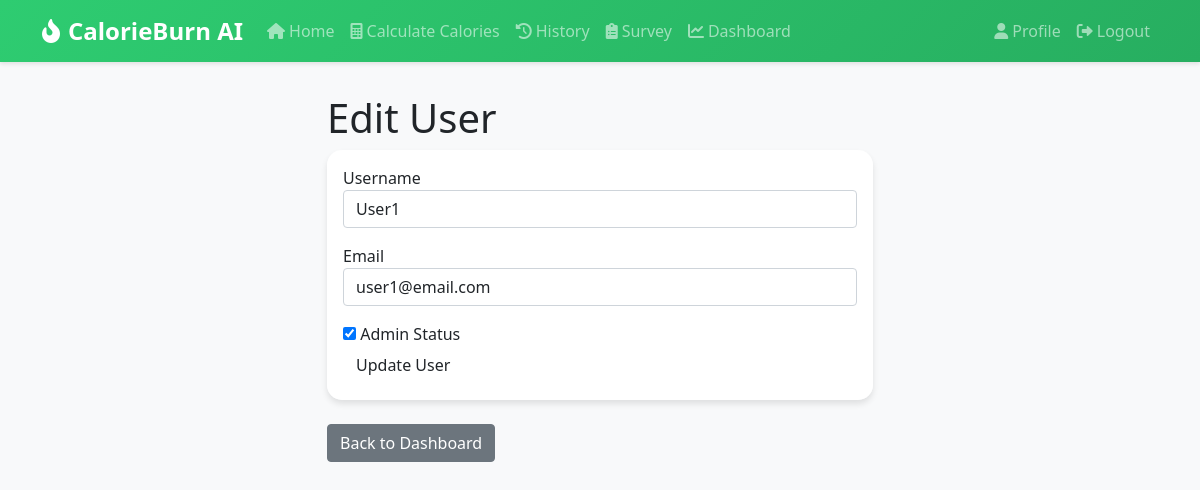
Page /admin/user/1 (signed in) on the committed database.
### app/models/user.py (models this page shows, shortened)
class User(UserMixin, db.Model):
    id = db.Column(db.Integer, primary_key=True)
    username = db.Column(db.String(64), unique=True, nullable=False)
    email = db.Column(db.String(120), unique=True, nullable=False)
    password_hash = db.Column(db.String(128))
    is_admin = db.Column(db.Boolean, default=False)
    created_at = db.Column(db.DateTime, default=datetime.utcnow)
    profile = db.relationship('UserProfile', backref='user', uselist=False, cascade="all, delete-orphan")
    predictions = db.relationship('Prediction', backref='user', lazy='dynamic', cascade="all, delete-orphan")
    surveys = db.relationship('Survey', backref='user', lazy='dynamic', cascade="all, delete-orphan")

### app/admin/routes.py (the view)
    def decorated_function(*args, **kwargs):
        if not current_user.is_authenticated or not current_user.is_admin:
            flash('You do not have permission to access this page.')
            return redirect(url_for('main.index'))
        return f(*args, **kwargs)

### app/admin/forms.py
class EditUserForm(FlaskForm):
    username = StringField('Username', validators=[DataRequired()])
    email = StringField('Email', validators=[DataRequired(), Email()])
    is_admin = BooleanField('Admin Status')
    submit = SubmitField('Update User')

### app/admin/routes.py (called while the page is built)
def admin_required(f):
    def decorated_function(*args, **kwargs):
        if not current_user.is_authenticated or not current_user.is_admin:
            flash('You do not have permission to access this page.')
            return redirect(url_for('main.index'))
        return f(*args, **kwargs)
    decorated_function.__name__ = f.__name__
    return decorated_function

@bp.route('/user/<int:id>', methods=['GET', 'POST'])
@login_required
@admin_required
def edit_user(id):
    user = User.query.get_or_404(id)
    form = EditUserForm()
    if form.validate_on_submit():
        user.username = form.username.data
        user.email = form.email.data
        user.is_admin = form.is_admin.data
        db.session.commit()
        flash('User has been updated.')
        return redirect(url_for('admin.dashboard'))
    elif request.method == 'GET':
        form.username.data = user.username
        form.email.data = user.email
        form.is_admin.data = user.is_admin
    return render_template('admin/edit_user.html', title='Edit User', form=form)

### app/models/user.py (called while the page is built)
@login_manager.user_loader
def load_user(id):
    return User.query.get(int(id))

### app/templates/admin/edit_user.html
{% extends "base.html" %}
{% import 'bootstrap/wtf.html' as wtf %}
{% block content %}
<div class="row">
    <div class="col-md-6 offset-md-3">
        <h1>Edit User</h1>
        <div class="card">
            <div class="card-body">
                {{ wtf.quick_form(form) }}
            </div>
        </div>
        <div class="mt-4">
            <a href="{{ url_for('admin.dashboard') }}" class="btn btn-secondary">Back to Dashboard</a>
        </div>
    </div>
</div>
{% endblock %}

### app/static/css/style.css (style rules this page uses)
body { background-color: #f8f9fa; }
.card { background-color: rgba(255, 255, 255, 0.95); box-shadow: 0 4px 8px rgba(0,0,0,.1); border: none; margin-bottom: 1rem; }
.btn { margin-right: 0.5rem; }
.form-group { margin-bottom: 1rem; }

### app/templates/base.html (style rules this page uses)
:root { --primary-color: #2ecc71; --secondary-color: #27ae60; --dark-color: #2c3e50; }
body { background-color: #f8f9fa; }
.card { border: none; border-radius: 15px; box-shadow: 0 4px 6px rgba(0,0,0,0.1); transition: transform 0.3s ease; }

### rows in the picture
User: username "User1", email "user1@email.com", is_admin "☑"
